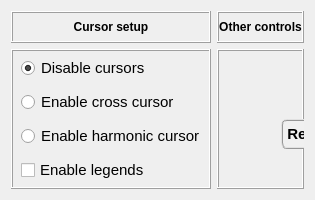
        <widget class="QWidget" name="tab">
         <attribute name="title">
          <string>Advanced controls</string>
         </attribute>
         <layout class="QGridLayout" name="gridLayout_8">
          <item row="0" column="0">
           <widget class="QFrame" name="frame_7">
            <property name="minimumSize">
             <size>
              <width>85</width>
              <height>32</height>
             </size>
            </property>
            <property name="maximumSize">
             <size>
              <width>240</width>
              <height>32</height>
             </size>
            </property>
            <property name="sizeIncrement">
             <size>
              <width>0</width>
              <height>110</height>
             </size>
            </property>
            <property name="frameShape">
             <enum>QFrame::Box</enum>
            </property>
            <property name="frameShadow">
             <enum>QFrame::Raised</enum>
            </property>
            <layout class="QGridLayout" name="gridLayout_2">
             <property name="leftMargin">
              <number>0</number>
             </property>
             <property name="topMargin">
              <number>0</number>
             </property>
             <property name="rightMargin">
              <number>0</number>
             </property>
             <property name="bottomMargin">
              <number>0</number>
             </property>
             <property name="spacing">
              <number>0</number>
             </property>
             <item row="0" column="0">
              <widget class="QLabel" name="label_2">
               <property name="font">
                <font>
                 <weight>75</weight>
                 <bold>true</bold>
                </font>
               </property>
               <property name="text">
                <string>Cursor setup</string>
               </property>
               <property name="alignment">
                <set>Qt::AlignCenter</set>
               </property>
              </widget>
             </item>
            </layout>
           </widget>
          </item>
          <item row="0" column="1">
           <widget class="QFrame" name="frame_8">
            <property name="minimumSize">
             <size>
              <width>85</width>
              <height>32</height>
             </size>
            </property>
            <property name="maximumSize">
             <size>
              <width>240</width>
              <height>32</height>
             </size>
            </property>
            <property name="sizeIncrement">
             <size>
              <width>0</width>
              <height>110</height>
             </size>
            </property>
            <property name="frameShape">
             <enum>QFrame::Box</enum>
            </property>
            <property name="frameShadow">
             <enum>QFrame::Raised</enum>
            </property>
            <layout class="QGridLayout" name="gridLayout_7">
             <property name="leftMargin">
              <number>0</number>
             </property>
             <property name="topMargin">
              <number>0</number>
             </property>
             <property name="rightMargin">
              <number>0</number>
             </property>
             <property name="bottomMargin">
              <number>0</number>
             </property>
             <property name="spacing">
              <number>0</number>
             </property>
             <item row="0" column="0">
              <widget class="QLabel" name="label_4">
               <property name="font">
                <font>
                 <weight>75</weight>
                 <bold>true</bold>
                </font>
               </property>
               <property name="text">
                <string>Other controls</string>
               </property>
               <property name="alignment">
                <set>Qt::AlignCenter</set>
               </property>
              </widget>
             </item>
            </layout>
           </widget>
          </item>
          <item row="1" column="0">
           <widget class="QFrame" name="frame_6">
            <property name="minimumSize">
             <size>
              <width>85</width>
              <height>30</height>
             </size>
            </property>
            <property name="maximumSize">
             <size>
              <width>240</width>
              <height>240</height>
             </size>
            </property>
            <property name="sizeIncrement">
             <size>
              <width>0</width>
              <height>110</height>
             </size>
            </property>
            <property name="frameShape">
             <enum>QFrame::Box</enum>
            </property>
            <property name="frameShadow">
             <enum>QFrame::Raised</enum>
            </property>
            <layout class="QGridLayout" name="gridLayout">
             <property name="leftMargin">
              <number>8</number>
             </property>
             <property name="topMargin">
              <number>4</number>
             </property>
             <property name="rightMargin">
              <number>4</number>
             </property>
             <property name="bottomMargin">
              <number>4</number>
             </property>
             <property name="horizontalSpacing">
              <number>4</number>
             </property>
             <property name="verticalSpacing">
              <number>8</number>
             </property>
             <item row="0" column="0">
              <widget class="QRadioButton" name="radioButton_disable_cursors">
               <property name="minimumSize">
                <size>
                 <width>75</width>
                 <height>26</height>
                </size>
               </property>
               <property name="maximumSize">
                <size>
                 <width>200</width>
                 <height>26</height>
                </size>
               </property>
               <property name="font">
                <font>
                 <family>Arial</family>
                 <pointsize>11</pointsize>
                 <weight>50</weight>
                 <italic>false</italic>
                 <bold>false</bold>
                </font>
               </property>
               <property name="text">
                <string>Disable cursors</string>
               </property>
               <property name="checked">
                <bool>true</bool>
               </property>
               <attribute name="buttonGroup">
                <string notr="true">buttonGroup_cursor</string>
               </attribute>
              </widget>
             </item>
             <item row="3" column="0">
              <widget class="QCheckBox" name="checkBox_legends">
               <property name="minimumSize">
                <size>
                 <width>75</width>
                 <height>26</height>
                </size>
               </property>
               <property name="maximumSize">
                <size>
                 <width>200</width>
                 <height>26</height>
                </size>
               </property>
               <property name="font">
                <font>
                 <family>Arial</family>
                 <pointsize>11</pointsize>
                 <weight>50</weight>
                 <italic>false</italic>
                 <bold>false</bold>
                </font>
               </property>
               <property name="text">
                <string>Enable legends</string>
               </property>
               <property name="checked">
                <bool>false</bool>
               </property>
              </widget>
             </item>
             <item row="1" column="0">
              <widget class="QRadioButton" name="radioButton_cross_cursor">
               <property name="minimumSize">
                <size>
                 <width>75</width>
                 <height>26</height>
                </size>
               </property>
               <property name="maximumSize">
                <size>
                 <width>200</width>
                 <height>26</height>
                </size>
               </property>
               <property name="font">
                <font>
                 <family>Arial</family>
                 <pointsize>11</pointsize>
                 <weight>50</weight>
                 <italic>false</italic>
                 <bold>false</bold>
                </font>
               </property>
               <property name="text">
                <string>Enable cross cursor</string>
               </property>
               <property name="checked">
                <bool>false</bool>
               </property>
               <attribute name="buttonGroup">
                <string notr="true">buttonGroup_cursor</string>
               </attribute>
              </widget>
             </item>
             <item row="2" column="0">
              <widget class="QRadioButton" name="radioButton_harmonic_cursor">
               <property name="minimumSize">
                <size>
                 <width>75</width>
                 <height>26</height>
                </size>
               </property>
               <property name="maximumSize">
                <size>
                 <width>200</width>
                 <height>26</height>
                </size>
               </property>
               <property name="font">
                <font>
                 <family>Arial</family>
                 <pointsize>11</pointsize>
                 <weight>50</weight>
                 <italic>false</italic>
                 <bold>false</bold>
                </font>
               </property>
               <property name="text">
                <string>Enable harmonic cursor</string>
               </property>
               <property name="checked">
                <bool>false</bool>
               </property>
               <attribute name="buttonGroup">
                <string notr="true">buttonGroup_cursor</string>
               </attribute>
              </widget>
             </item>
            </layout>
           </widget>
          </item>
          <item row="1" column="1">
           <widget class="QFrame" name="frame_2">
            <property name="frameShape">
             <enum>QFrame::Box</enum>
            </property>
            <property name="frameShadow">
             <enum>QFrame::Raised</enum>
            </property>
            <widget class="QPushButton" name="pushButton_ResetPlot">
             <property name="geometry">
              <rect>
               <x>64</x>
               <y>70</y>
               <width>85</width>
               <height>30</height>
              </rect>
             </property>
             <property name="minimumSize">
              <size>
               <width>85</width>
               <height>30</height>
              </size>
             </property>
             <property name="maximumSize">
              <size>
               <width>85</width>
               <height>30</height>
              </size>
             </property>
             <property name="font">
              <font>
               <family>MS Shell Dlg 2</family>
               <pointsize>11</pointsize>
               <weight>75</weight>
               <italic>false</italic>
               <bold>true</bold>
              </font>
             </property>
             <property name="styleSheet">
              <string notr="true">QPushButton{border-radius: 6px; border-color: rgb(150, 150, 150); border-style: ridge; border-width: 2px; color: rgb(0, 0, 0); background-color: rgb(240, 240, 240); font: 75 bold 11pt &quot;MS Shell Dlg 2&quot;}
QPushButton:hover{border-radius: 6px; border-color: rgb(0, 170, 255); border-style: ridge; border-width: 2px; color: rgb(0, 0, 0); background-color: rgba(174, 213, 255, 100); font: 75 bold 11pt &quot;MS Shell Dlg 2&quot;}
QPushButton:pressed{border-radius: 6px; border-color: rgb(0, 170, 255); border-style: ridge; border-width: 3px; color: rgb(0, 0, 0); background-color: rgb(174, 213, 255); font: 75 bold 11pt &quot;MS Shell Dlg 2&quot;}</string>
             </property>
             <property name="text">
              <string>Reset plot</string>
             </property>
            </widget>
           </widget>
          </item>
         </layout>
        </widget>
